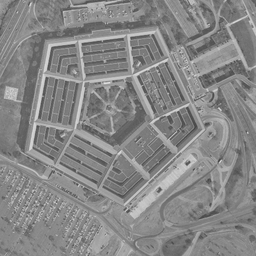
#> input picture cv_hw2/left.png, 256 x 256 px, shrunk from 512 x 512 before the run, found by its file name
$ jupyter execute CV_1.ipynb   (shell and % lines are left out)
#> lines starting #> are read from the running program, lines starting #| are printed output that depends on the picture
[cell 1]
import numpy as np
import cv2
import matplotlib.pyplot as plt
from scipy.interpolate import interp1d
from scipy import signal
import sys

[cell 2]
def psi_(x_space,y_space,x_0,y_0,theta,sigma):
    angle = np.array([np.cos(theta),np.sin(theta)])
    xy = lambda x,y: np.array([x,y])
    gaussian = lambda xy: np.exp(-(np.dot(xy,xy))/(2.*sigma**2))
    phase = lambda xy: np.exp((1j*np.pi*np.dot(angle,xy))/(2.*sigma))
    phase_conj = lambda xy: np.exp(-(1j*np.pi*np.dot(angle,xy))/(2*sigma))

    #c2 normalization formula
    numerator = 0
    denominator = 0

    for i in xrange(x_space):
        for j in xrange(y_space):
            denominator += gaussian(xy(i-x_0,j-y_0))
            numerator += gaussian(xy(i-x_0,j-y_0))*phase(xy(i-x_0,j-y_0))
    c2 = numerator/denominator

    #c1 normalization formula
    norm = 0
    psi = lambda xy: (1./sigma)*(phase(xy) - c2)*gaussian(xy)
    psi_conj = lambda xy: (1./sigma)*(phase_conj(xy) - c2)*gaussian(xy)

    for i in xrange(x_space):
        for j in xrange(y_space):
            norm += psi_conj(xy(i-x_0,j-y_0))*psi(xy(i-x_0,j-y_0))
    c1 = 1./np.sqrt(norm)

    space = np.zeros((x_space,y_space),dtype=complex)

    for i in xrange(x_space):
        for j in xrange(y_space):
            space[i][j] = c1 * psi(xy(i-x_0,j-x_0))


    return space

[cell 3]
out = []
for i in [1,3,6]:
    for j in [0, np.pi/4., np.pi/2., 3.*np.pi/4]:
        psi = psi_(37,37,19,19,j,i)
        out.append(psi)
        plt.imshow(psi.imag,cmap="gray")
        plt.show()
        plt.imshow(psi.real,cmap="gray")
        plt.show()

[cell 4]
def mapping(matrix):
    max_val = 0
    min_val = 0
    for i in matrix:
        if max(i) > max_val:
            max_val = max(i)
        if min(i) < min_val:
            min_val = min(i)
    map_ = interp1d([min_val,max_val],[0,256])
    return map_(matrix)

[cell 5]
#visual = mapping(out)
#cv2.imshow("image",visual.imag)
#cv2.imwrite("image.jpg",visual.imag)

[cell 6]
image = cv2.imread("left.png",0)
#> image is the input picture: shape (256, 256); min 67, max 226, mean 134.8
convolved = []
for psi in out:
    convolved.append(signal.convolve2d(image,psi))
#> after the loop, convolved = 12 items

[cell 7]
plt.imshow(image,cmap="gray")

[cell 8]
for i in convolved:
    plt.imshow(i.real,cmap="gray")
    plt.show()
    plt.imshow(i.imag,cmap="gray")
    plt.show()
#> this loop made 12 passes

[cell 9]
#calculate maxima for the different angles
def maxmin(image, convolved):
    max_array_real = np.zeros((len(image)+36,len(image[0])+36)) #padding
#> max_array_real: shape (292, 292) float64; every value is 0
    max_array_imag = np.zeros((len(image)+36,len(image[0])+36)) #padding

    #for i in xrange(len(max_array)):
    #    for j in xrange(len(max_array[0])):
    #        max_array[i][j] = 0 + 0j

    for i in convolved:
        max_array_real = np.maximum(np.abs(i.real),np.abs(max_array_real))
        max_array_imag = np.maximum(np.abs(i.imag),np.abs(max_array_imag))
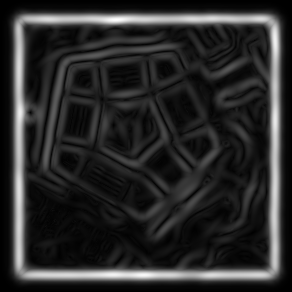
#> max_array_imag: shape (292, 292) float64; min 0.000675, max 1165.1, mean 195.1; drawn with min black and max white
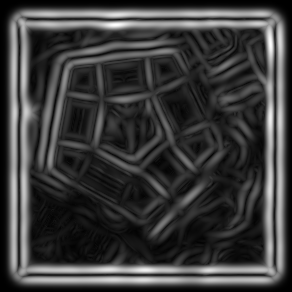
#> max_array_real: shape (292, 292) float64; min 0.000494, max 612.7, mean 143.4; drawn with min black and max white
        #max_array = i.imag + max_array
    return max_array_real + 1j*max_array_imag

max_array = maxmin(image, convolved)

[cell 10]
plt.imshow(max_array.real,cmap="gray")
plt.show()
plt.imshow(max_array.imag,cmap="gray")
plt.show()

[cell 11]
def gauss_blur(x_dim, y_dim, x_0, y_0, sigma):
#> called with x_dim = 37, y_dim = 37, x_0 = 19, y_0 = 19, sigma = 2
    xy = lambda x,y: np.array([x,y])
    gaussian = lambda xy: np.exp(-np.dot(xy,xy)/(2*sigma**2))

    #normalization
    sum = 0
    for i in xrange(x_dim):
        for j in xrange(y_dim):
            sum+= gaussian(xy(i-x_0,j-y_0))
    c=1./sum

    matrix = np.zeros((x_dim,y_dim))
    for i in xrange(x_dim):
        for j in xrange(y_dim):
            matrix[i][j] = c*gaussian(xy(i-x_0,j-y_0))

    return matrix

blurred = signal.convolve2d(image,gauss_blur(37,37,19,19,2))
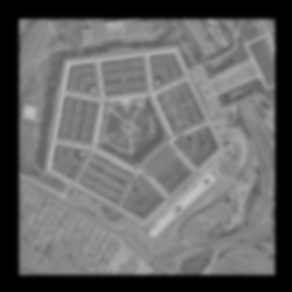
#> blurred: shape (292, 292) float64; min 3.76e-39, max 195.5, mean 103.6
plt.imshow(blurred,cmap="gray")

[cell 12]
#creating a histogram of intensity vs count
def intensity(max_array, n):
#> called with n = 100
    bins = np.linspace(np.amin(max_array),np.amax(max_array),num=n,endpoint=True)
#> bins = 100 values from 0.000494 to 612.7
    count = np.zeros(len(bins))
#> count = 100 values from 0 to 0
    for i in xrange(len(max_array)):
        for j in xrange(len(max_array[0])):
            intensity_bin = 0
            for k in xrange(len(bins)):
                if k == len(bins)-1:
                    intensity_bin = k-1
                    break
                if max_array[i][j] > bins[k] and max_array[i][j] < bins[k+1]:
                    intensity_bin = k
                    break
            count[intensity_bin] += 1
#> after the loop, count = 100 values, max 3643 at index 9, min 0 at index 99, mean 852.6
    plt.plot(bins,count)

intensity(max_array.real,100)
plt.show()
#> figure, not shown here; curve peaks at x = 55.7, y = 3643
intensity(max_array.imag,100)
plt.show()
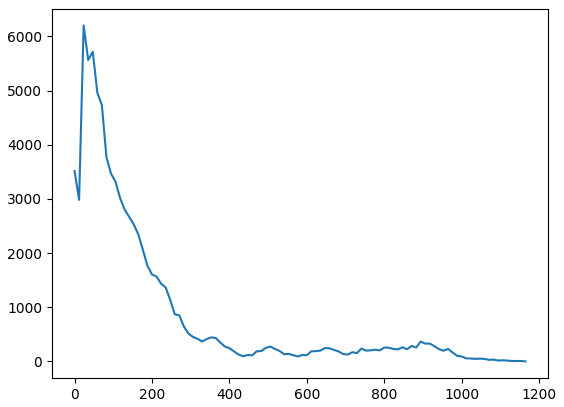
#> figure drawn by matplotlib, 1 panel; curve peaks at x = 23.54, y = 6203
intensity(image,100)
intensity(blurred,100)
plt.ylim(0,2000)
plt.show()
#> figure, not shown here; curve peaks at x = 134.5, y = 2841; curve peaks at x = 3.76e-39, y = 15583

[cell 13]
def ratio(max_array, epsilon):
#> called with max_array = array of shape (292, 292), epsilon = 0.01
    r = (max_array.real + 0.001*epsilon)/(max_array.imag + epsilon)
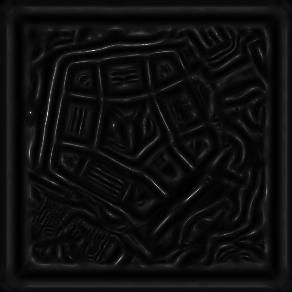
#> r: shape (292, 292) float64; min 0.0294, max 20.57, mean 1.2; drawn with min black and max white
    return r

def edge_ratio(max_array, epsilon):
    r = ratio(max_array, epsilon)
    d = np.amax(r)
#> d = 20.57
    edge = 1. - (r/d)
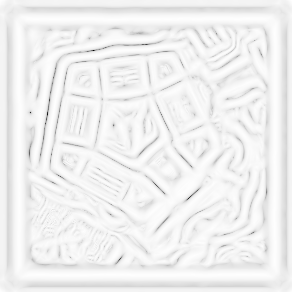
#> edge: shape (292, 292) float64; min 0, max 0.999, mean 0.943
    return edge

def diff(max_array, beta):
#> called with max_array = array of shape (292, 292), beta = 0.1
    c = np.amax(max_array.imag)
#> c = 1165.1
    d = max_array.real - beta*(max_array.imag - c)
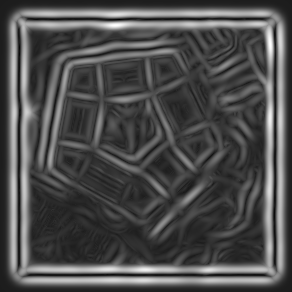
#> d: shape (292, 292) float64; min 43.51, max 685.9, mean 240.4; drawn with min black and max white
    return d

def edge_diff(max_array, alpha, beta):
    edge = np.exp(-alpha*diff(max_array, beta))
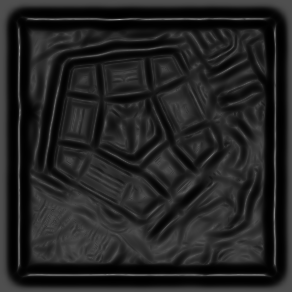
#> edge: shape (292, 292) float64; min 0.00105, max 0.647, mean 0.138
    return edge

plt.imshow(edge_ratio(max_array,.01),cmap="gray")
plt.show()
plt.imshow(edge_diff(max_array,.01,.1),cmap="gray") #alha seems to determine , beta seems to determine roughness
plt.show()
plt.imshow(edge_ratio(max_array,.01)+edge_diff(max_array,.01,.01),cmap="gray")
#> call 2 of edge_diff, with max_array = array of shape (292, 292), alpha = 0.01, beta = 0.01
#> in edge_diff (call 2), `edge = np.exp(-alpha*diff(max_array, beta))`:
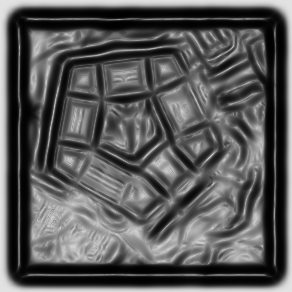
#> edge: shape (292, 292) float64; min 0.00205, max 0.89, mean 0.348
plt.show()
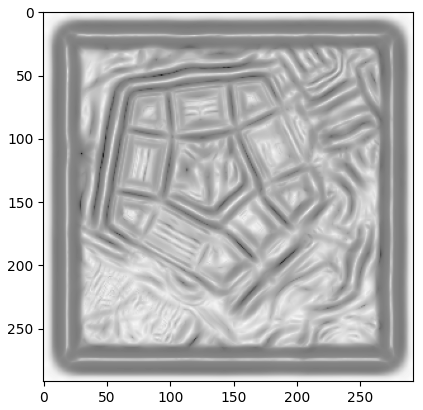
#> figure drawn by matplotlib, 1 panel
plt.imshow(image,cmap="gray")
plt.show()
